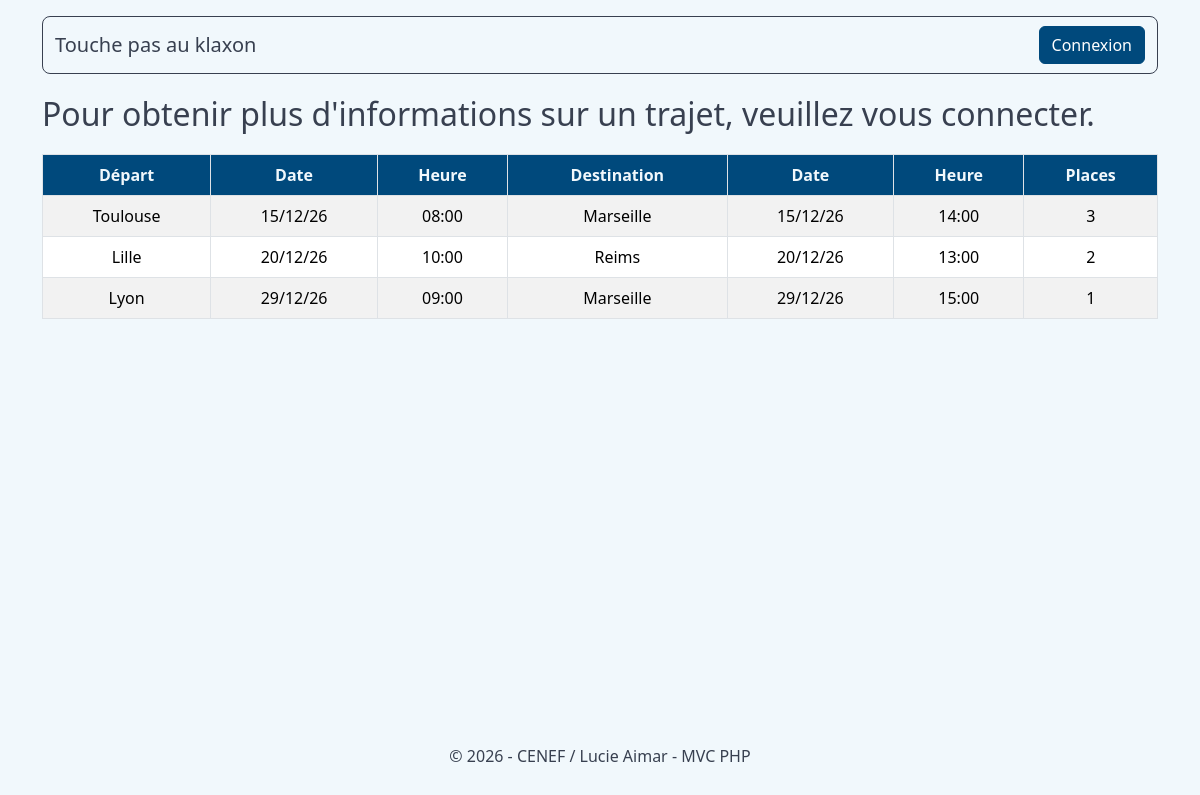
The page / on the database its author committed.
### tables this page shows
CREATE TABLE IF NOT EXISTS `trajet` (
  `id_trajet` INT NOT NULL AUTO_INCREMENT,
  `date_heure_depart` DATETIME NOT NULL,
  `date_heure_arrivee` DATETIME NOT NULL,
  `places_totales` INT UNSIGNED NOT NULL,
  `places_disponibles` INT UNSIGNED NOT NULL,
  `id_utilisateur` INT NOT NULL,
  `id_agence_depart` INT NOT NULL,
  `id_agence_arrivee` INT NOT NULL,
  PRIMARY KEY (`id_trajet`),
  INDEX `idx_trajet_utilisateur` (`id_utilisateur` ASC),
  INDEX `idx_trajet_agence_depart` (`id_agence_depart` ASC),
  INDEX `idx_trajet_agence_arrivee` (`id_agence_arrivee` ASC),
  CONSTRAINT `fk_trajet_utilisateur`
    FOREIGN KEY (`id_utilisateur`)
    REFERENCES `utilisateur` (`id_utilisateur`)
    ON DELETE RESTRICT
    ON UPDATE CASCADE,
  CONSTRAINT `fk_trajet_agence_depart`
    FOREIGN KEY (`id_agence_depart`)
    REFERENCES `agence` (`id_agence`)
    ON DELETE RESTRICT
    ON UPDATE CASCADE,
  CONSTRAINT `fk_trajet_agence_arrivee`
    FOREIGN KEY (`id_agence_arrivee`)
    REFERENCES `agence` (`id_agence`)
    ON DELETE RESTRICT
    ON UPDATE CASCADE);

CREATE TABLE IF NOT EXISTS `agence` (
  `id_agence` INT NOT NULL AUTO_INCREMENT,
  `ville` VARCHAR(50) NOT NULL,
  PRIMARY KEY (`id_agence`));

### app/Core/View.php (called while the page is built, shortened)
<?php
class View
{
    public static function render(string $view, array $data = []): void
    {
        extract($data);
        require APP_PATH . "/Views/layouts/header.php";
        require APP_PATH . "/Views/" . $view . ".php";
        require APP_PATH . "/Views/layouts/footer.php";
    }
}

### app/Controllers/HomeController.php (called while the page is built, shortened)
<?php
class HomeController
{
    public function index(): void
    {
        $trips = Trip::getAvailableTrips();
        View::render("home", [
            "trips" => $trips,
        ]);
    }
}

### public/index.php (called while the page is built, shortened)
<?php
$router = new Router();
$router->get("/", [HomeController::class, "index"]);
$router->get("/login", [AuthController::class, "login"]);
$router->post("/login", [AuthController::class, "authenticate"]);
$router->get("/logout", [AuthController::class, "logout"]);
$router->get("/agencies/create", [AgencyController::class, "create"]);
$router->post("/agencies/create", [AgencyController::class, "store"]);
$router->get("/agencies/edit", [AgencyController::class, "edit"]);
$router->post("/agencies/edit", [AgencyController::class, "update"]);
$router->post("/agencies/delete", [AgencyController::class, "delete"]);
$router->get("/trips/create", [TripController::class, "create"]);
$router->post("/trips/create", [TripController::class, "store"]);
$router->get("/trips/edit", [TripController::class, "edit"]);
$router->post("/trips/edit", [TripController::class, "update"]);
$router->post("/trips/delete", [TripController::class, "delete"]);
$router->get("/admin", [AdminController::class, "index"]);
$router->get("/admin/users", [AdminController::class, "users"]);
$router->get("/admin/agencies", [AdminController::class, "agencies"]);
$router->get("/admin/trips", [AdminController::class, "trips"]);
$router->run();

### app/Core/Session.php (called while the page is built, shortened)
<?php
class Session
{
    public static function user(): ?array
    {
        return $_SESSION["user"] ?? null;
    }
    public static function isLogged(): bool
    {
        return self::user() !== null;
    }
    public static function isAdmin(): bool
    {
        $user = self::user();
        return $user !== null && (int) $user["admin"] === 1;
    }
}

### app/Models/Trip.php (called while the page is built, shortened)
<?php
class Trip
{
    public static function getAvailableTrips(): array
    {
        $pdo = Database::getConnection();
        $sql = "
            SELECT
                t.id_trajet,
                t.id_utilisateur,
                ad.ville AS ville_depart,
                aa.ville AS ville_arrivee,
                t.date_heure_depart,
                t.date_heure_arrivee,
                t.places_disponibles,
                t.places_totales,
                u.prenom,
                u.nom,
                u.telephone,
                u.email
            FROM trajet t
            INNER JOIN agence ad
                ON t.id_agence_depart = ad.id_agence
            INNER JOIN agence aa
                ON t.id_agence_arrivee = aa.id_agence
            INNER JOIN utilisateur u
                ON t.id_utilisateur = u.id_utilisateur
            WHERE t.places_disponibles > 0
                AND t.date_heure_depart > CURRENT_TIMESTAMP
            ORDER BY t.date_heure_depart ASC
        ";
        $stmt = $pdo->prepare($sql);
        $stmt->execute();
        return $stmt->fetchAll(PDO::FETCH_ASSOC);
    }
}

### app/Views/home.php (the view, shortened to what this page needs)
<?php if (Session::user()): ?>
    <h1 class="pb-2">Trajets proposés</h1>
<?php else: ?>
    <p class="fs-2">
        Pour obtenir plus d'informations sur un trajet, veuillez vous connecter.
    </p>
<?php endif; ?>
<table class="table table-striped table-bordered text-center">
    <thead>
        <tr>
            <th>Départ</th>
            <th>Date</th>
            <th>Heure</th>
            <th>Destination</th>
            <th>Date</th>
            <th>Heure</th>
            <th>Places</th>
        </tr>
    </thead>
    <tbody>
        <?php foreach ($trips as $trip): ?>
            <tr>
                <td><?= htmlspecialchars($trip["ville_depart"]) ?></td>
                <?php $depart = new DateTime($trip["date_heure_depart"]); ?>
                <td><?= htmlspecialchars($depart->format("d/m/y")) ?></td>
                <td><?= htmlspecialchars($depart->format("H:i")) ?></td>
                <td><?= htmlspecialchars($trip["ville_arrivee"]) ?></td>
                <?php $arrivee = new DateTime($trip["date_heure_arrivee"]); ?>
                <td><?= htmlspecialchars($arrivee->format("d/m/y")) ?></td>
                <td><?= htmlspecialchars($arrivee->format("H:i")) ?></td>
                <td><?= htmlspecialchars($trip["places_disponibles"]) ?></td>
            </tr>
        <?php endforeach; ?>
    </tbody>
</table>

### app/Core/Router.php (shortened to what this page needs)
<?php
class Router
{
    private array $routes = [];
    public function get(string $url, callable|array $action): void
    {
        $this->routes["GET"][$url] = $action;
    }
    public function post(string $url, callable|array $action): void
    {
        $this->routes["POST"][$url] = $action;
    }
    public function run(): void
    {
        $requestMethod = $_SERVER["REQUEST_METHOD"];
        $uri = parse_url($_SERVER["REQUEST_URI"], PHP_URL_PATH);
        $action = $this->routes[$requestMethod][$uri];
        if (is_array($action)) {
            $controller = new ($action[0])();
            $method = $action[1];
            $controller->$method();
            return;
        }
    }
}

### app/Views/layouts/header.php (shortened to what this page needs)
<?php
$currentUser = Session::user();
?>
<!DOCTYPE html>
<html lang="fr">
<head>
    <link rel="stylesheet" href="/assets/css/style.css">
</head>
<body class="container py-3 bg-light d-flex flex-column min-vh-100">
    <header class="border border-dark rounded-3 mb-3">
        <nav class="navbar navbar-expand-lg">
            <div class="container-fluid">
                <?php if (Session::isAdmin()): ?>
                    <a class="navbar-brand" href="/admin">
                        Touche pas au klaxon
                    </a>
                <?php else: ?>
                    <a class="navbar-brand" href="/">
                        Touche pas au klaxon
                    </a>
                <?php endif; ?>
                <ul class="navbar-nav ms-auto d-flex align-items-center gap-3">
                    <?php if (Session::isAdmin()): ?>
                        <li class="nav-item">
                            <a class="btn btn-primary" href="/admin/users">
                                Utilisateurs
                            </a>
                        </li>
                        <li class="nav-item">
                            <a class="btn btn-primary" href="/admin/agencies">
                                Agences
                            </a>
                        </li>
                        <li class="nav-item">
                            <a class="btn btn-primary" href="/admin/trips">
                                Trajets
                            </a>
                        </li>
                        <li class="nav-item">
                            Bonjour <?= htmlspecialchars(
                                $currentUser["prenom"],
                            ) ?> <?= htmlspecialchars($currentUser["nom"]) ?>
                        </li>
                        <li class="nav-item">
                            <a class="btn btn-dark" href="/logout">
                                Déconnexion
                            </a>
                        </li>
                    <?php else: ?>
                        <li class="nav-item">
                            <a class="btn btn-secondary" href="/login">
                                Connexion
                            </a>
                        </li>
                    <?php endif; ?>
                </ul>
            </div>
        </nav>
    </header>
    <main class="flex-grow-1">

### app/Views/layouts/footer.php (shortened to what this page needs)
</main>
<footer class="py-3 mt-auto">
    <div class="container-fluid text-center">
        <p class="mb-0">
            <span>&copy; <?= date("Y") ?></span>
            - CENEF / Lucie Aimar - MVC PHP
        </p>
    </div>
</footer>
</body>
</html>

### rows shown on the page
trajet: id_agence_depart.ville "Toulouse", date_heure_depart "15/12/26", date_heure_depart "08:00", id_agence_arrivee.ville "Marseille", date_heure_arrivee "15/12/26", date_heure_arrivee "14:00", places_disponibles "3"
trajet: id_agence_depart.ville "Lille", date_heure_depart "20/12/26", date_heure_depart "10:00", id_agence_arrivee.ville "Reims", date_heure_arrivee "20/12/26", date_heure_arrivee "13:00", places_disponibles "2"
trajet: id_agence_depart.ville "Lyon", date_heure_depart "29/12/26", date_heure_depart "09:00", id_agence_arrivee.ville "Marseille", date_heure_arrivee "29/12/26", date_heure_arrivee "15:00", places_disponibles "1"
